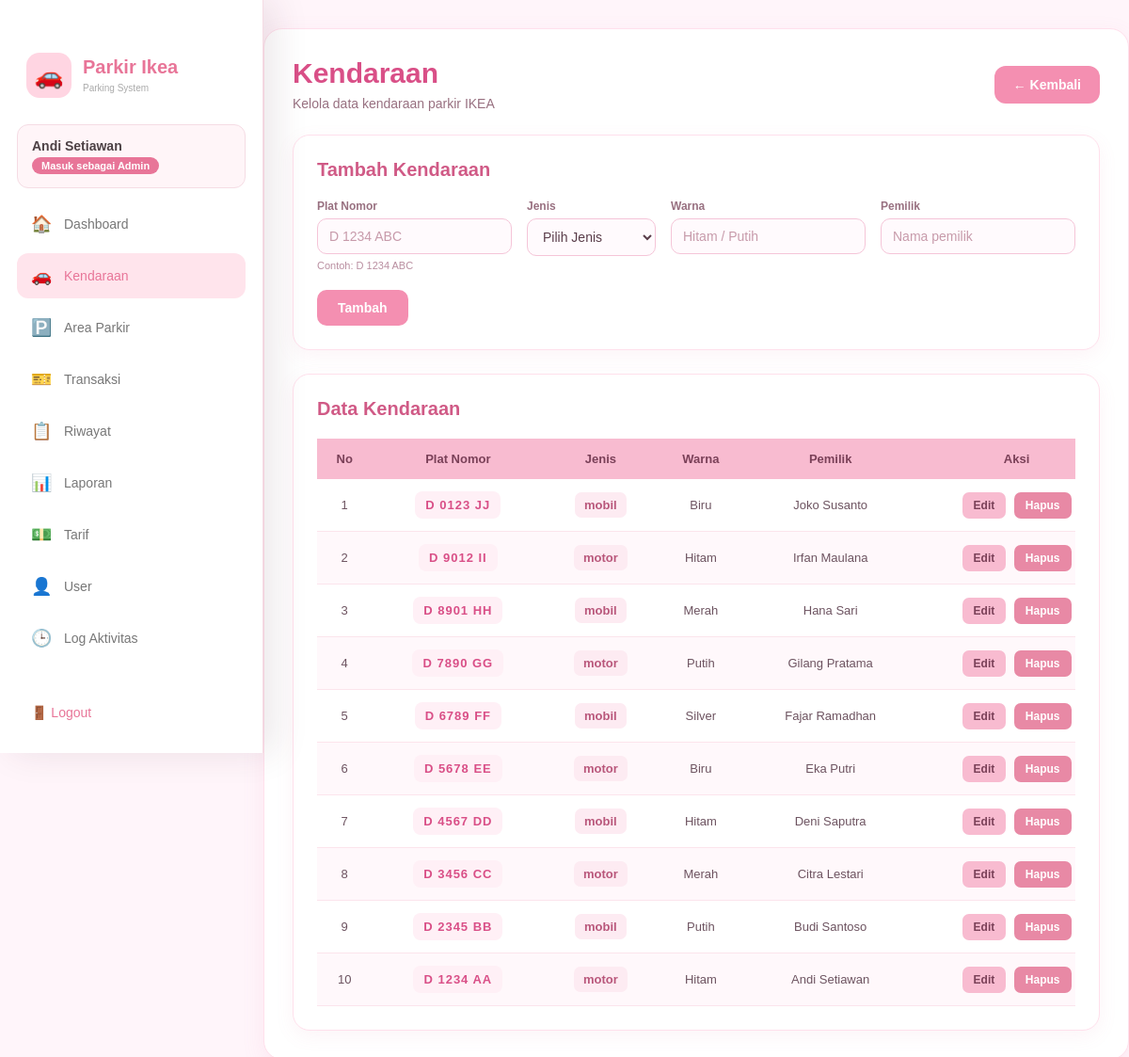
Page /controller/c_kendaraan.php?aksi=tampil (signed in) on the committed database.
### tables this page shows
CREATE TABLE `tb_kendaraan` (
  `id_kendaraan` int NOT NULL,
  `plat_nomor` varchar(15) NOT NULL,
  `jenis_kendaraan` varchar(20) NOT NULL,
  `warna` varchar(20) DEFAULT NULL,
  `pemilik` varchar(100) DEFAULT NULL,
  `id_user` int DEFAULT NULL
);

### models/m_kendaraan.php (called while the page is built, shortened)
<?php
class M_Kendaraan {
    private $db;
    public function __construct($koneksi) {
        $this->db = $koneksi;
    }
    public function tampil_semua() {
        $result = [];
        $sql = "SELECT * FROM tb_kendaraan ORDER BY id_kendaraan DESC";
        $query = mysqli_query($this->db, $sql);
        if ($query && mysqli_num_rows($query) > 0) {
            while ($data = mysqli_fetch_object($query)) {
                $result[] = $data;
            }
        }
        return $result;
    }
}

### view/v_kendaraan.php (the view, shortened to what this page needs)
<?php
$mode_edit = isset($data_edit) && $data_edit;
?>
<!DOCTYPE html>
<html lang="id">
<head>
    <link rel="stylesheet" href="../assets/kendaraan.css">
    <link rel="stylesheet" href="../assets/navbar.css">
</head>
<body>
<?php include __DIR__ . '/navbar.php'; ?>
<div class="container">
    <div class="header">
        <div>
            <h1>Kendaraan</h1>
            <p>Kelola data kendaraan parkir IKEA</p>
        </div>
        <a href="../view/DashBoard.php" class="btn-kembali">
            ← Kembali
        </a>
    </div>
    <div class="card mb-card">
        <div class="card-header">
            <h2>
                <?= $mode_edit ? 'Edit Kendaraan' : 'Tambah Kendaraan'; ?>
            </h2>
        </div>
        <form
            action="../controller/c_kendaraan.php?aksi=<?= $mode_edit ? 'update' : 'tambah'; ?>"
            method="POST"
            class="form-kendaraan"
        >
            <div class="form-grid">
                <div class="form-group">
                    <label for="plat_nomor">
                        Plat Nomor
                    </label>
                    <input
                        type="text"
                        name="plat_nomor"
                        id="plat_nomor"
                        placeholder="D 1234 ABC"
                        value="<?= htmlspecialchars($data_edit->plat_nomor ?? ''); ?>"
                        maxlength="11"
                        autocomplete="off"
                        required
                        oninput="formatPlat(this)"
                        title="Maksimal 2 huruf + 4 angka + 3 huruf"
                    >
                    <small class="plat-info">
                        Contoh: D 1234 ABC
                    </small>
                </div>
                <div class="form-group">
                    <label for="jenis_kendaraan">
                        Jenis
                    </label>
                    <select
                        name="jenis_kendaraan"
                        id="jenis_kendaraan"
                        required
                    >
                        <option
                            value=""
                            disabled
                            <?= !$mode_edit ? 'selected' : ''; ?>
                        >
                            Pilih Jenis
                        </option>
                    </select>
                </div>
                <div class="form-group">
                    <label for="warna">
                        Warna
                    </label>
                    <input
                        type="text"
                        name="warna"
                        id="warna"
                        placeholder="Hitam / Putih"
                        value="<?= htmlspecialchars($data_edit->warna ?? ''); ?>"
                        required
                    >
                </div>
                <div class="form-group">
                    <label for="pemilik">
                        Pemilik
                    </label>
                    <input
                        type="text"
                        name="pemilik"
                        id="pemilik"
                        placeholder="Nama pemilik"
                        value="<?= htmlspecialchars($data_edit->pemilik ?? ''); ?>"
                        required
                        oninput="this.value = this.value.replace(/[^A-Za-zÀ-ÿ\s]/g, '')"
                        title="Nama pemilik hanya boleh menggunakan huruf dan spasi"
                    >
                </div>
            </div>
            <div class="form-actions">
                <button
                    type="submit"
                    class="btn-tambah"
                >
                    <?= $mode_edit ? 'Update' : 'Tambah'; ?>
                </button>
            </div>
        </form>
    </div>
    <div class="card">
        <div class="card-header">
            <h2>
                Data Kendaraan
            </h2>
        </div>
        <div class="table-wrapper">
            <table>
                <thead>
                    <tr>
                        <th>No</th>
                        <th>Plat Nomor</th>
                        <th>Jenis</th>
                        <th>Warna</th>
                        <th>Pemilik</th>
                        <th>Aksi</th>
                    </tr>
                </thead>
                <tbody>
                <?php if (!empty($data_kendaraan)): ?>
                    <?php
                    $no = 1;
                    foreach ($data_kendaraan as $row):
                    ?>
                        <tr>
                            <td>
                                <?= $no++; ?>
                            </td>
                            <td>
                                <span class="plat">
                                    <?= htmlspecialchars($row->plat_nomor); ?>
                                </span>
                            </td>
                            <td>
                                <span class="<?= $row->jenis_kendaraan === 'Motor'
                                    ? 'jenis-motor'
                                    : 'jenis-mobil'; ?>">
                                    <?= htmlspecialchars($row->jenis_kendaraan); ?>
                                </span>
                            </td>
                            <td>
                                <?= htmlspecialchars($row->warna); ?>
                            </td>
                            <td>
                                <?= htmlspecialchars($row->pemilik); ?>
                            </td>
                            <td>
                                <a
                                    href="../controller/c_kendaraan.php?aksi=edit&id=<?= $row->id_kendaraan; ?>"
                                    class="btn-edit"
                                >
                                    Edit
                                </a>
                                <a
                                    href="../controller/c_kendaraan.php?aksi=hapus&id=<?= $row->id_kendaraan; ?>"
                                    class="btn-hapus"
                                    onclick="return confirm('Yakin hapus data kendaraan ini?')"
                                >
                                    Hapus
                                </a>
                            </td>
                        </tr>
                    <?php endforeach; ?>
                <?php endif; ?>
                </tbody>
            </table>
        </div>
    </div>
</div>
</body>
</html>

### assets/kendaraan.css (style rules this page uses)
* { margin: 0; padding: 0; box-sizing: border-box; }
body { font-family: Arial, sans-serif; background-color: #fff5fa; color: #5a3d4a; padding: 30px; }
.container { max-width: 1200px; margin: auto; background-color: white; padding: 30px; border-radius: 20px; border: 1px solid #ffe0ec; box-shadow: 0 8px 25px rgba(221, 112, 153, 0.10); }
.header { display: flex; justify-content: space-between; align-items: center; margin-bottom: 25px; }
.header h1 { color: #d94f87; font-size: 30px; margin-bottom: 7px; }
.header p { color: #987080; font-size: 14px; }
a { text-decoration: none; }
.btn-kembali { display: inline-block; background-color: #f48fb1; color: white; padding: 12px 20px; border-radius: 12px; font-size: 14px; font-weight: bold; transition: 0.3s; }
.btn-tambah { display: inline-block; background-color: #f48fb1; color: white; border: none; padding: 11px 22px; border-radius: 10px; font-size: 14px; font-weight: bold; cursor: pointer; transition: 0.3s; }
.mb-card { margin-bottom: 25px; }
.form-grid { display: grid; grid-template-columns: repeat(4, 1fr); gap: 16px; margin-bottom: 20px; }
.form-group { display: flex; flex-direction: column; gap: 6px; }
.form-group label { font-size: 12px; color: #987080; font-weight: bold; }
.form-group input, .form-group select { border: 1px solid #f5c5d8; background-color: #fffafd; border-radius: 10px; padding: 10px 12px; font-size: 14px; color: #5a3d4a; font-family: inherit; outline: none; transition: 0.2s; }
.form-group input::placeholder { color: #c79aaa; }
.plat-info { font-size: 11px; color: #b98ea0; }
.form-actions { display: flex; gap: 10px; }
.card { background-color: white; border: 1px solid #ffe0ec; border-radius: 18px; padding: 25px; box-shadow: 0 6px 20px rgba(221, 112, 153, 0.08); }
.card-header { display: flex; justify-content: space-between; align-items: center; margin-bottom: 20px; }
.card-header h2 { color: #d05a86; font-size: 20px; }
.table-wrapper { width: 100%; overflow-x: auto; }
table { width: 100%; border-collapse: collapse; min-width: 850px; }
table th { background-color: #f8bbd0; color: #7a4058; padding: 14px 10px; text-align: center; font-size: 13px; }
table td { padding: 13px 10px; border-bottom: 1px solid #fce4ec; text-align: center; color: #6d5360; font-size: 13px; }
tbody tr:nth-child(even) { background-color: #fff8fb; }
.plat { display: inline-block; background-color: #fff0f6; color: #d94f87; padding: 7px 11px; border-radius: 8px; font-weight: bold; letter-spacing: 1px; }
.jenis-mobil { display: inline-block; background-color: #fdebf2; color: #b9577b; padding: 6px 10px; border-radius: 7px; font-weight: bold; }
.btn-edit { display: inline-block; background-color: #f8bbd0; color: #7a4058; padding: 7px 12px; border-radius: 7px; margin-right: 5px; font-size: 12px; font-weight: bold; transition: 0.3s; }
.btn-hapus { display: inline-block; background-color: #e889a5; color: white; padding: 7px 12px; border-radius: 7px; font-size: 12px; font-weight: bold; transition: 0.3s; }

### assets/navbar.css (style rules this page uses)
body { padding-left: 280px; padding-right: 0; }

### rows in the picture
tb_kendaraan: plat_nomor "D 0123 JJ", jenis_kendaraan "mobil", warna "Biru", pemilik "Joko Susanto"
tb_kendaraan: plat_nomor "D 9012 II", jenis_kendaraan "motor", warna "Hitam", pemilik "Irfan Maulana"
tb_kendaraan: plat_nomor "D 8901 HH", jenis_kendaraan "mobil", warna "Merah", pemilik "Hana Sari"
tb_kendaraan: plat_nomor "D 7890 GG", jenis_kendaraan "motor", warna "Putih", pemilik "Gilang Pratama"
tb_kendaraan: plat_nomor "D 6789 FF", jenis_kendaraan "mobil", warna "Silver", pemilik "Fajar Ramadhan"
tb_kendaraan: plat_nomor "D 5678 EE", jenis_kendaraan "motor", warna "Biru", pemilik "Eka Putri"
tb_kendaraan: plat_nomor "D 4567 DD", jenis_kendaraan "mobil", warna "Hitam", pemilik "Deni Saputra"
tb_kendaraan: plat_nomor "D 3456 CC", jenis_kendaraan "motor", warna "Merah", pemilik "Citra Lestari"
tb_kendaraan: plat_nomor "D 2345 BB", jenis_kendaraan "mobil", warna "Putih", pemilik "Budi Santoso"
tb_kendaraan: plat_nomor "D 1234 AA", jenis_kendaraan "motor", warna "Hitam", pemilik "Andi Setiawan"

### other values in the picture
$nama_sekarang "Andi Setiawan"
$role_sekarang "Admin"
